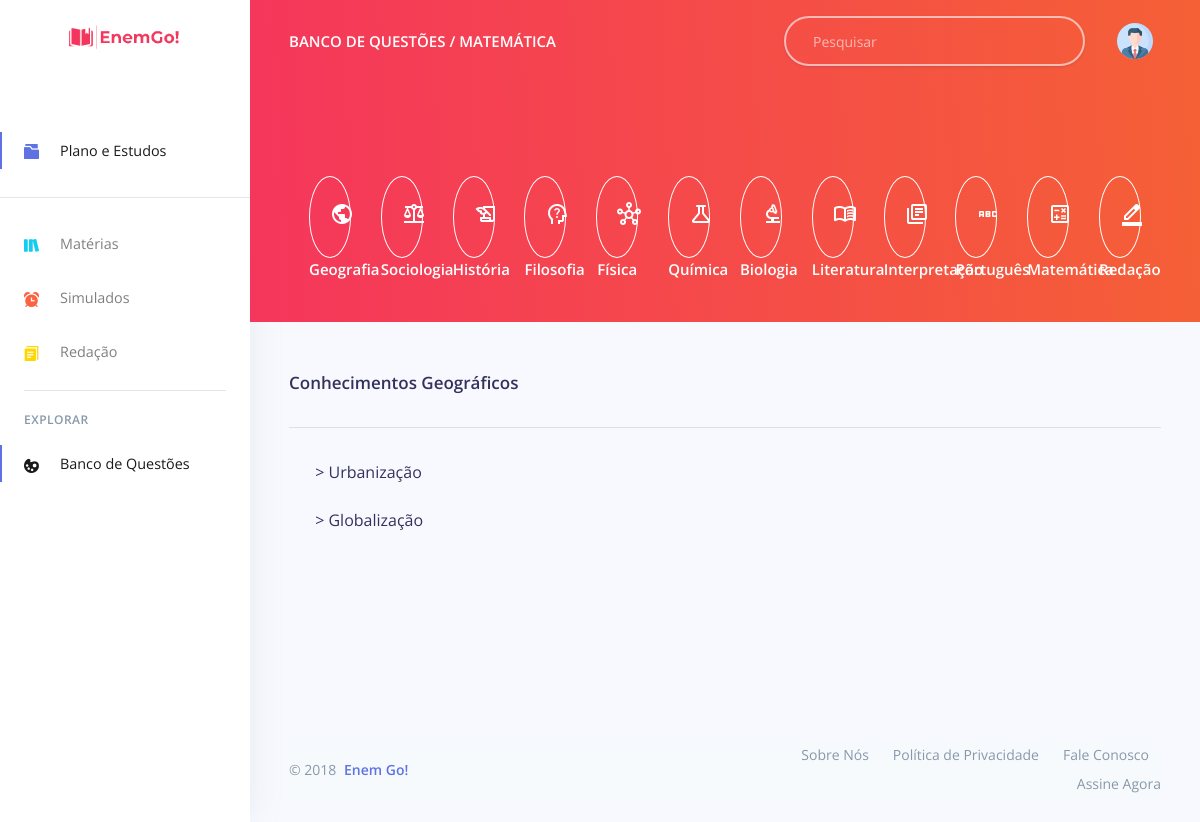
Screenshot of /examples/banco_questoes_mat.php?id=1 with the database file from the repository.
### tables this page shows
CREATE TABLE `tb_materias` (
  `ID` int(10) NOT NULL,
  `NOME_MATERIA` varchar(255) DEFAULT NULL,
  `QTD_MODULOS` int(5) DEFAULT NULL,
  `ICONE` varchar(255) DEFAULT NULL,
  `CATEGORIA` varchar(255) DEFAULT NULL
);

CREATE TABLE `tb_topicos` (
  `ID` int(5) NOT NULL,
  `MATERIA` varchar(25) NOT NULL,
  `TOPICO` varchar(100) NOT NULL,
  `VIDEOAULA` varchar(250) NOT NULL,
  `MAT_APOIO` text NOT NULL,
  `FOTO_PROF` varchar(250) NOT NULL,
  `NOME_PROF` varchar(50) NOT NULL,
  `PDF` varchar(250) NOT NULL,
  `QUANT_EXER` varchar(5) NOT NULL,
  `MAPA_MENTAL` varchar(250) NOT NULL,
  `PLANO` varchar(20) NOT NULL,
  `CONHECIMENTOS` varchar(40) NOT NULL,
  `ID_MATERIA` int(10) NOT NULL DEFAULT 0
);

### examples/banco_questoes_mat.php (the view, shortened to what this page needs)
<?php
include_once("config.php");
$result = mysqli_query($mysqli, "SELECT * FROM tb_materias");
?>
<!DOCTYPE html>
<html lang="en">
<head>
  <link href="../assets/js/plugins/nucleo/css/nucleo.css" rel="stylesheet" />
  <link href="../assets/css/argon-dashboard.css?v=1.1.2" rel="stylesheet" />
</head>
<body class="">
  <nav class="navbar navbar-vertical fixed-left navbar-expand-md navbar-light bg-white" id="sidenav-main">
    <div class="container-fluid">
      <a class="navbar-brand pt-0" href="materias.php">
        <img src="../assets/img/logo-enemgo3.png" class="navbar-brand-img" alt="...">
      </a>
      <div class="collapse navbar-collapse" id="sidenav-collapse-main">
        <?php include_once("plano.php"); ?>
        <hr class="my-3">
        <h6 class="navbar-heading text-muted">Explorar</h6>
        <ul class="navbar-nav mb-md-3">
          <li class="nav-item">
            <a class="nav-link active" href="./banco_questoes_mat.php?id=1">
              <i class="ni ni-palette"></i> Banco de Questões
            </a>
          </li>
        </ul>
      </div>
    </div>
  </nav>
  <div class="main-content">
    <nav class="navbar navbar-top navbar-expand-md navbar-dark" id="navbar-main">
      <div class="container-fluid">
        <a class="h4 mb-0 text-white text-uppercase d-none d-lg-inline-block" href="./simulados.php">Banco de Questões /
          Matemática</a>
        <form class="navbar-search navbar-search-dark form-inline mr-3 d-none d-md-flex ml-lg-auto">
          <div class="form-group mb-0">
            <div class="input-group input-group-alternative">
              <div class="input-group-prepend">
                <span class="input-group-text"><i class="fas fa-search"></i></span>
              </div>
              <input class="form-control" placeholder="Pesquisar" type="text">
            </div>
          </div>
        </form>
        <ul class="navbar-nav align-items-center d-none d-md-flex">
          <li class="nav-item dropdown">
            <a class="nav-link pr-0" href="#" role="button" data-toggle="dropdown" aria-haspopup="true"
              aria-expanded="false">
              <div class="media align-items-center">
                <?php include_once("../components/nome_usuario.php"); ?>
              </div>
            </a>
          </li>
        </ul>
      </div>
    </nav>
    <div class="header bg-gradient-primary pb-8 pt-5 pt-md-8">
      <div class="container-fluid">
        <div class="header-body">
          <br>
          <br>
          <div class="row" style="margin-left: 5px; margin-right: 5px;">
            <?php while ($res = mysqli_fetch_array($result)) { ?>
            <div class="col-md-1">
              <a href="banco_questoes_mat.php?id=<?php echo $res['ID'] ?>">
                <button type="button" class="btn btn-outline-white"
                  style="border-radius: 100%; width: 100%; height: 100%;">
                  <span class="material-symbols-outlined text-white" style="margin-top: 20%; margin-bottom: 20%;">
                  </span>
                  <br>
                </button>
                <center>
                  <h4 class="text-white">
                    <?php echo $res['NOME_MATERIA'] ?>
                  </h4>
                </center>
              </a>
            </div>
            <?php } ?>
          </div>
        </div>
      </div>
    </div>
    <?php $id_url = $_GET['id']; ?>
    <?php $result = mysqli_query($mysqli, "SELECT * FROM `tb_topicos` WHERE ID_MATERIA = $id_url"); ?>
    <?php while ($res = mysqli_fetch_array($result)) { ?>
    <div class="container-fluid mt--7">
      <br><br><br><br><br><br>
      <h3>Conhecimentos
        <?php echo $res['CONHECIMENTOS'] ?>
      </h3>
      <hr>
      <?php
      $result = mysqli_query($mysqli, "SELECT * FROM tb_topicos WHERE ID_MATERIA = $id_url;");
      while ($res = mysqli_fetch_array($result)) { ?>
      <a href="<?php echo $res['PDF'] ?>" style="margin-left: 3%; color: #32325d;"> >
        <?php echo $res['TOPICO'] ?>
      </a>
      <br>
      <br>
      <?php } ?>
      <br>
      <br>
      <br>
      <footer class="footer">
        <div class="row align-items-center justify-content-xl-between">
          <div class="col-xl-6">
            <div class="copyright text-center text-xl-left text-muted">
              &copy; 2018 <a href="../plano_estudos.php" class="font-weight-bold ml-1" target="_blank">Enem Go!</a>
            </div>
          </div>
          <div class="col-xl-6">
            <ul class="nav nav-footer justify-content-center justify-content-xl-end">
              <li class="nav-item">
                <a href="#" class="nav-link" target="_blank">Sobre Nós</a>
              </li>
              <li class="nav-item">
                <a href="#" class="nav-link" target="_blank">Política de Privacidade</a>
              </li>
              <li class="nav-item">
                <a href="#" class="nav-link" target="_blank">Fale Conosco</a>
              </li>
              <li class="nav-item">
                <a href="#" class="nav-link" target="_blank">Assine Agora</a>
              </li>
            </ul>
          </div>
        </div>
      </footer>
      <br>
    </div>
    <?php } ?>
  </div>
</body>
</html>

### examples/banco_questoes_mat.php (style rules this page uses)
.bg-gradient-primary { background: linear-gradient(87deg, #f5365c 0, #f56036 100%) !important; }
.pb-8, .py-8 { padding-bottom: 4rem !important; }
.footer { padding: 0rem; margin-top: 7rem; }

### rows the page displays
tb_materias: NOME_MATERIA "Geografia"
tb_materias: NOME_MATERIA "Sociologia"
tb_materias: NOME_MATERIA "História"
tb_materias: NOME_MATERIA "Filosofia"
tb_materias: NOME_MATERIA "Física"
tb_materias: NOME_MATERIA "Química"
tb_materias: NOME_MATERIA "Biologia"
tb_materias: NOME_MATERIA "Literatura"
tb_materias: NOME_MATERIA "Interpretação"
tb_materias: NOME_MATERIA "Português"
tb_materias: NOME_MATERIA "Matemática"
tb_materias: NOME_MATERIA "Redação"
tb_topicos: CONHECIMENTOS "Geográficos", TOPICO "Urbanização"
tb_topicos: TOPICO "Globalização"
